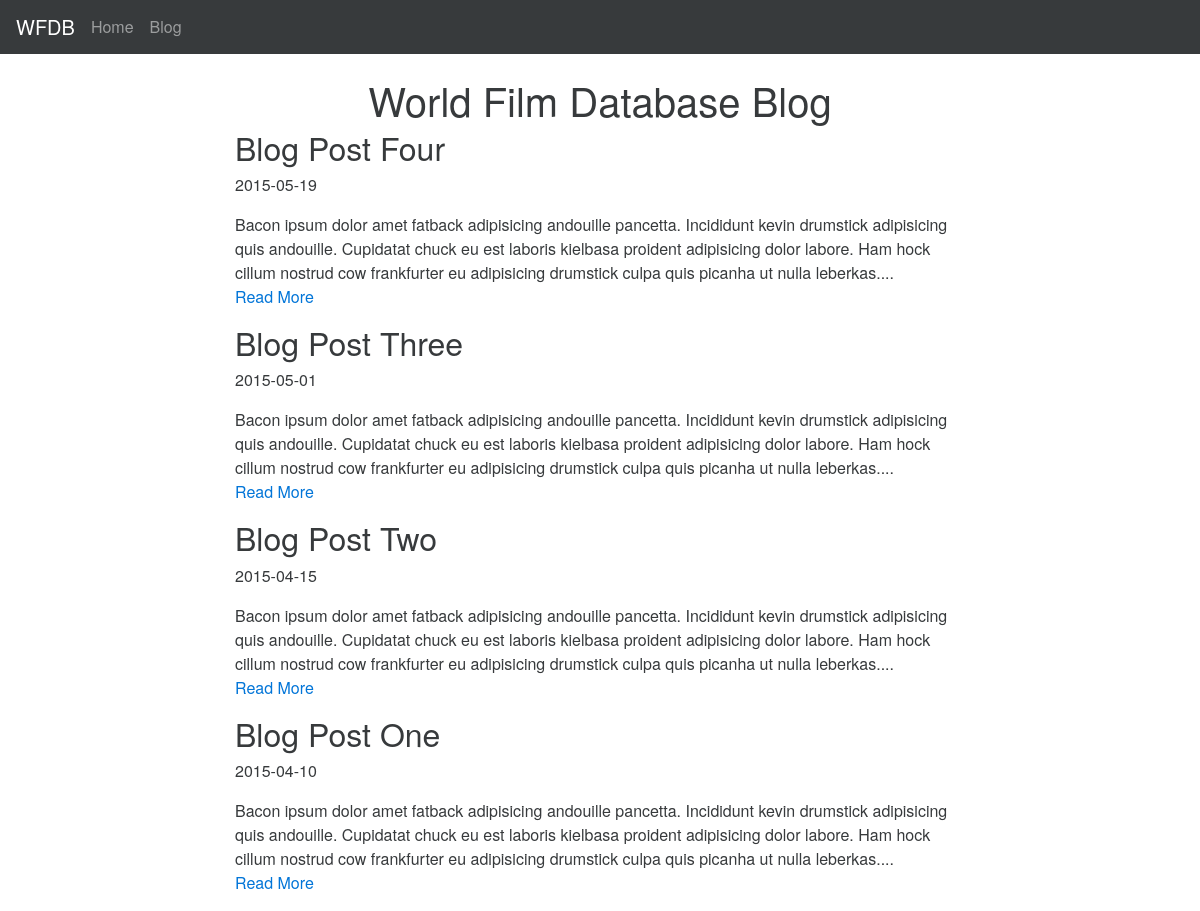
Page /blog on the committed database.
### app.py (models this page shows, shortened)
class Post(db.Model):
    id = db.Column(db.Integer(), primary_key=True)
    title = db.Column(db.String())
    text = db.Column(db.Text())
    publish_date = db.Column(db.DateTime())
    user_id = db.Column(db.Integer(), db.ForeignKey('user.id'))
    comments = db.relationship(
        'Comment',
        backref='post',
        lazy='dynamic'
    )
    tags = db.relationship(
        'Tag',
        secondary=tags,
        backref=db.backref('posts', lazy='dynamic'),
        lazy='dynamic'
    )

### app.py (the view)
@app.route("/blog")
def blog():
    posts = Post.query.order_by(Post.publish_date.desc()).all()
    return render_template("blog.html", posts=posts)

### templates/blog.html (shortened to what this page needs)
{% extends "base.html" %}
{% block body %}
    <div class="row">
        <h1 class="text-xs-center">World Film Database Blog</h1>
    </div>
    {% for post in posts %}
    <div class="row">
        <div class="col-md-8 col-md-offset-2">
            <h2>{{ post.title }}</h2>
            <p>{{ format_date(post.publish_date) }}</p>
            {{ post.text | truncate(300) }}
            <p><a href="{{ url_for('.post', post_id=post.id) }}">Read More</a></p>
        </div>
    </div>
    {% endfor %}
{% endblock %}

### templates/base.html (shortened to what this page needs)
{% macro format_date(dt) %}
  {{ dt.strftime('%Y-%m-%d') }}
{% endmacro %}
<!DOCTYPE html>
<html>
    <head>
        <link rel="stylesheet" href="{{ url_for('static', filename='css/bootstrap.min.css') }}"></script>
    </head>
    <body>
        <nav class="navbar navbar-full navbar-dark bg-inverse">
          <a class="navbar-brand" href="#">WFDB</a>
          <ul class="nav navbar-nav">
            <li class="nav-item"><a class="nav-link" href="{{ url_for('home') }}">Home</a></li>
            <li class="nav-item"><a class="nav-link" href="{{ url_for('blog') }}">Blog</a></li>
          </ul>
        </nav>
        <br>
        <div class="container">
            {% block body %}
            {% endblock %}
        </div>
    </body>
</html>

### rows in the picture
Post: title "Blog Post Four", strftime "2015-05-19", text "Bacon ipsum dolor amet fatback adipisicing andouille pancetta. Incididunt kevin drumstick adipisicing quis andouille. Cupidatat chuck eu est laboris kielbasa proident adipisicing dolor labore. Ham hock cillum nostrud cow frankfurter eu adipisicing drumstick culpa quis picanha ut nulla leberkas...."
Post: title "Blog Post Three", strftime "2015-05-01", text "Bacon ipsum dolor amet fatback adipisicing andouille pancetta. Incididunt kevin drumstick adipisicing quis andouille. Cupidatat chuck eu est laboris kielbasa proident adipisicing dolor labore. Ham hock cillum nostrud cow frankfurter eu adipisicing drumstick culpa quis picanha ut nulla leberkas...."
Post: title "Blog Post Two", strftime "2015-04-15", text "Bacon ipsum dolor amet fatback adipisicing andouille pancetta. Incididunt kevin drumstick adipisicing quis andouille. Cupidatat chuck eu est laboris kielbasa proident adipisicing dolor labore. Ham hock cillum nostrud cow frankfurter eu adipisicing drumstick culpa quis picanha ut nulla leberkas...."
Post: title "Blog Post One", strftime "2015-04-10", text "Bacon ipsum dolor amet fatback adipisicing andouille pancetta. Incididunt kevin drumstick adipisicing quis andouille. Cupidatat chuck eu est laboris kielbasa proident adipisicing dolor labore. Ham hock cillum nostrud cow frankfurter eu adipisicing drumstick culpa quis picanha ut nulla leberkas...."
